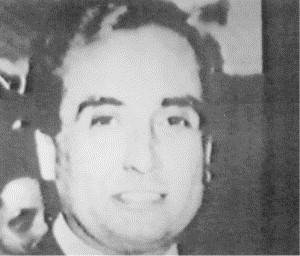
%> input picture week_2/face.bmp, 300 x 256 px
$ octave Practical02Ex05.m   (GNU Octave 9; MATLAB toolbox functions it lacks are replaced by stand-ins)
%> lines starting %> are read from the running program, lines starting %| are printed output that depends on the picture
clear all;
close all;
clc;

L = imread("face.bmp"); %Load image
%> L is the input picture: size 256x300 uint8; min 26, max 251, mean 144.3
L2 = imread("skull.bmp"); %Load image
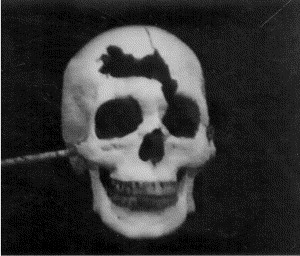
%> input picture week_2/skull.bmp, 300 x 256 px
%> L2 is the input picture: size 256x300 uint8; min 0, max 241, mean 51.9

mixAmount = input('Please enter a value: ');
%> the answer given: 3

Lmix = L * mixAmount;
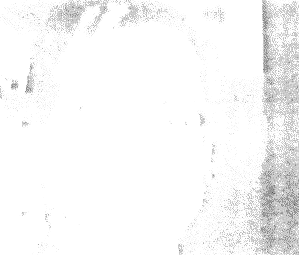
%> Lmix: size 256x300 uint8; min 78, max 255, mean 246.9
L2mix = L2 * (1 - mixAmount);
%> L2mix: size 256x300 uint8; every value is 0

C = Lmix + L2mix;

imshow([L, L2, C]);
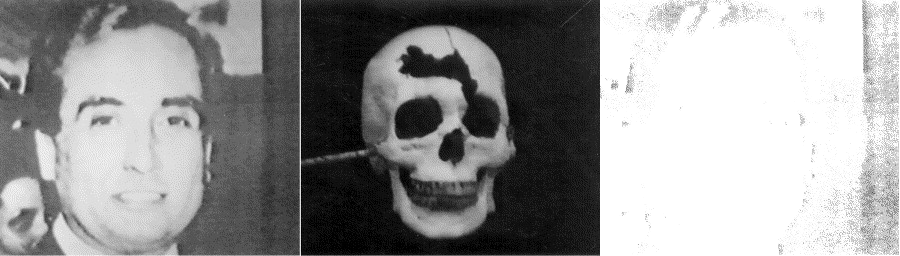
%> displayed picture: size 256x900, on the screen's scale of 0 to 255; min 0, max 255, mean 147.7
